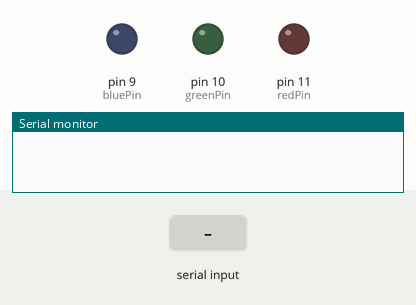
The sketch below on a simulated Arduino Uno, built with avr-gcc and run on an emulated ATmega328P. Parts: output pins drawn as LEDs (lit = HIGH), the last lines printed to the serial monitor. The test bench sets the inputs (shaded band).

Above: at 1.2 s.
1.3 s: "30,150\n" received over Serial
At 1.9 s:
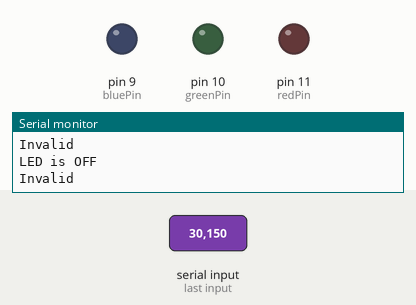
2.8 s: "1\n" received over Serial
At 3.9 s:
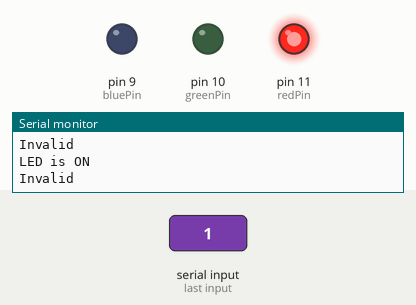
4.3 s: "90,45\n" received over Serial
At 5.4 s:
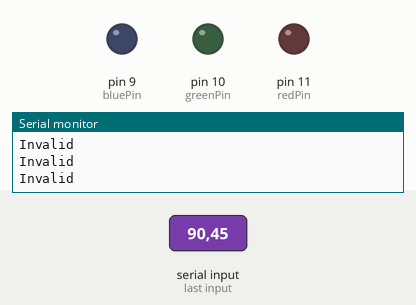
Timing chart, 0 to 7.3 s (numbered marks = the images above; inputs shaded):
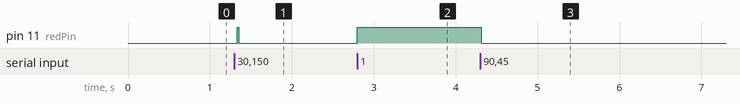

The sketch:

processingLED.ino
```cpp
int redPin = 11;
int greenPin = 10;
int bluePin = 9;

void setup() {
  Serial.begin(9600);
  pinMode(redPin, OUTPUT);
  pinMode(greenPin, OUTPUT);
  pinMode(bluePin, OUTPUT);
}

void loop() {
  //Have the arduino wait to receive input
  while (Serial.available() == 0);

  //Read he Input
  int Val = Serial.read() - '0';

  if (Val == 1) {
    Serial.println("LED is ON");
    digitalWrite(redPin, HIGH);
  }
  else if (Val == 0) {
    Serial.println("LED is OFF");
    digitalWrite(redPin, LOW);
  }
  else {
    Serial.println("Invalid");
  }
  Serial.flush();

}
```

Measured:
- after the input at 1.3 s, pin 11 (redPin): LOW → HIGH at once, → LOW 0.02 s later
- after the input at 2.8 s, pin 11 (redPin): LOW → HIGH at once
- after the input at 4.3 s, pin 11 (redPin): HIGH → LOW at once
